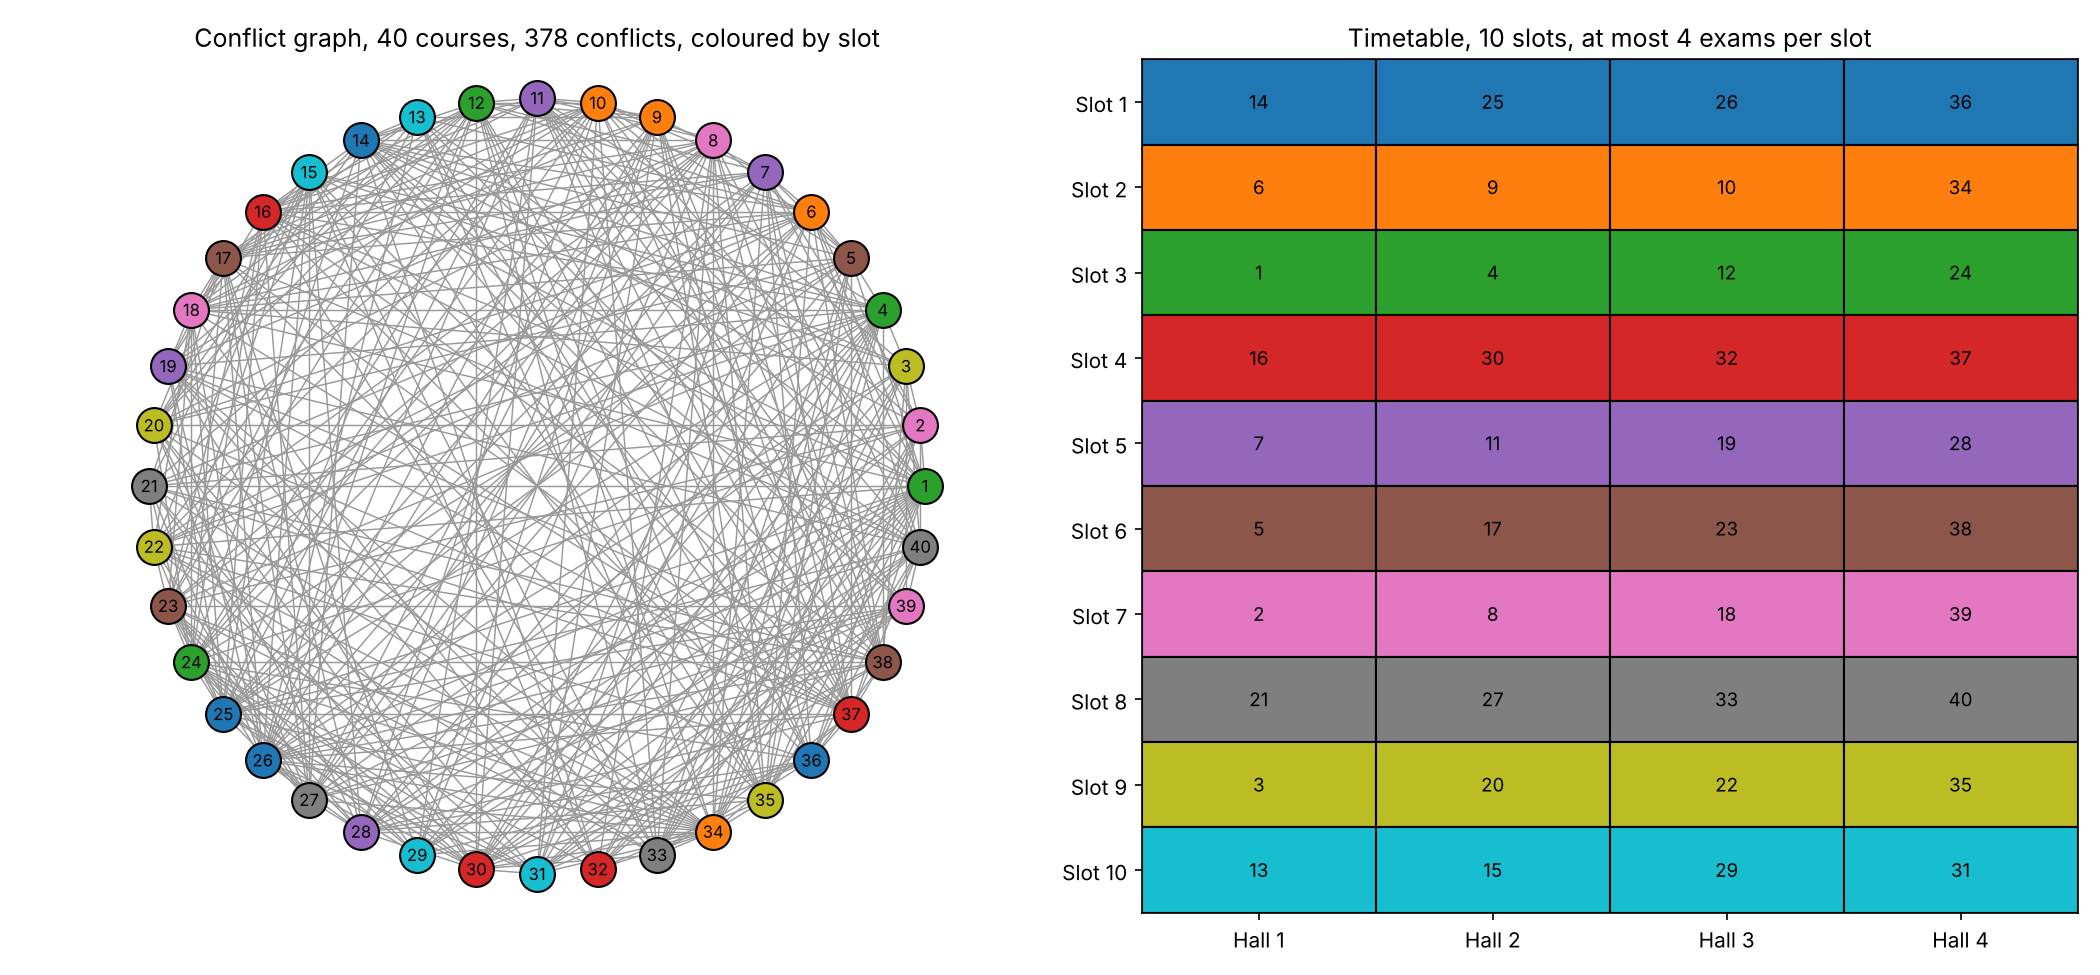

Generate this figure with Python:
import sys, csv, time, random, argparse


def adjacency(n, E):
    a = [set() for _ in range(n)]
    for u, v in E:
        a[u].add(v)
        a[v].add(u)
    return a


def valid(c, n, R, E):
    return len(c) == n and min(c) >= 0 and all(c[u] != c[v] for u, v in E) and max(c.count(s) for s in set(c)) <= R


def dsatur(n, R, a):
    c, size, sat = [-1] * n, [], [set() for _ in range(n)]
    for _ in range(n):
        u = max((v for v in range(n) if c[v] < 0), key=lambda v: (len(sat[v]), len(a[v]), -v))
        s = next((s for s in range(len(size)) if s not in sat[u] and size[s] < R), len(size))
        if s == len(size):
            size.append(0)
        c[u] = s
        size[s] += 1
        for v in a[u]:
            sat[v].add(s)
    return c


def lower_bound(n, R, a):
    best = 1
    for order in (sorted(range(n), key=lambda u: -len(a[u])), sorted(range(n), key=lambda u: len(a[u])), range(n), range(n - 1, -1, -1)):
        q = []
        for u in order:
            if all(v in a[u] for v in q):
                q.append(u)
        best = max(best, len(q))
    return max(best, -(-n // R))


def branch_and_bound(n, R, a, greedy, limit):
    end = time.perf_counter() + limit
    best, lb, st = greedy[:], lower_bound(n, R, a), {"nodes": 0, "out": False}

    def feasible(k):
        c, size, cnt, sat = [-1] * n, [0] * k, [[0] * k for _ in range(n)], [0] * n

        def go(done):
            st["nodes"] += 1
            if time.perf_counter() > end:
                st["out"] = True
                return False
            if done == n:
                return True
            u = max((v for v in range(n) if c[v] < 0), key=lambda v: (sat[v], len(a[v])))
            empty_tried = False
            for s in range(k):
                if cnt[u][s] or size[s] >= R or (size[s] == 0 and empty_tried):
                    continue
                empty_tried |= size[s] == 0
                c[u] = s
                size[s] += 1
                for v in a[u]:
                    sat[v] += cnt[v][s] == 0
                    cnt[v][s] += 1
                if go(done + 1):
                    return True
                for v in a[u]:
                    cnt[v][s] -= 1
                    sat[v] -= cnt[v][s] == 0
                c[u] = -1
                size[s] -= 1
                if st["out"]:
                    return False
            return False

        return c if go(0) else None

    k = max(best)
    while k >= lb:
        c = feasible(k)
        if c is None:
            break
        best, k = c, max(c)
    return best, not st["out"], st["nodes"], lb


def groups(c):
    g = {}
    for i, s in enumerate(c):
        g.setdefault(s, []).append(i + 1)
    return [g[s] for s in sorted(g)]


def write_csv(path, c, R):
    with open(path, "w", newline="") as f:
        w = csv.writer(f)
        w.writerow(["Slot"] + [f"Hall {i + 1}" for i in range(R)])
        for i, g in enumerate(groups(c)):
            w.writerow([i + 1] + g + [""] * (R - len(g)))


def solve(n, R, E, limit):
    a = adjacency(n, E)
    t = time.perf_counter()
    g = dsatur(n, R, a)
    tg = time.perf_counter() - t
    t = time.perf_counter()
    e, opt, nodes, lb = branch_and_bound(n, R, a, g, limit)
    te = time.perf_counter() - t
    assert valid(g, n, R, E) and valid(e, n, R, E)
    return g, tg, e, te, opt, nodes, lb


def random_graph(n, d, seed):
    r = random.Random(seed)
    return {(u, v) for u in range(n) for v in range(u + 1, n) if r.random() < d}


def colours(k):
    import matplotlib.pyplot as plt
    cm = plt.get_cmap("tab10" if k <= 10 else "tab20")
    return [cm(i % cm.N) for i in range(k)]


def draw(n, E, c, R):
    import math
    import matplotlib.pyplot as plt
    k = max(c) + 1
    col = colours(k)
    fig, (g1, g2) = plt.subplots(1, 2, figsize=(14, 6.5), gridspec_kw={"width_ratios": [1.1, 1]})
    pos = [(math.cos(2 * math.pi * i / n), math.sin(2 * math.pi * i / n)) for i in range(n)]
    for u, v in E:
        g1.plot([pos[u][0], pos[v][0]], [pos[u][1], pos[v][1]], color="#999999", lw=0.7, zorder=1)
    for i, (x, y) in enumerate(pos):
        g1.scatter(x, y, s=max(80, 600 - 8 * n), color=col[c[i]], edgecolors="black", zorder=2)
        if n <= 60:
            g1.text(x, y, str(i + 1), ha="center", va="center", fontsize=8 if n > 30 else 10, zorder=3)
    g1.set_title(f"Conflict graph, {n} courses, {len(E)} conflicts, coloured by slot")
    g1.set_aspect("equal")
    g1.axis("off")
    for r, row in enumerate(groups(c)):
        for h in range(R if R <= 30 else len(row)):
            g2.add_patch(plt.Rectangle((h, k - r - 1), 1, 1, facecolor=col[r] if h < len(row) else "white", edgecolor="black"))
            if h < len(row):
                g2.text(h + 0.5, k - r - 0.5, str(row[h]), ha="center", va="center", fontsize=9)
    width = R if R <= 30 else max(len(r) for r in groups(c))
    g2.set_xlim(0, width)
    g2.set_ylim(0, k)
    g2.set_xticks([h + 0.5 for h in range(width)], [f"Hall {h + 1}" for h in range(width)], rotation=90 if width > 10 else 0)
    g2.set_yticks([k - r - 0.5 for r in range(k)], [f"Slot {r + 1}" for r in range(k)])
    g2.set_title(f"Timetable, {k} slots, at most {R} exams per slot")
    fig.tight_layout()
    fig.savefig("timetable.png", dpi=150)
    plt.close(fig)


def benchmark(R, d, limit, plot):
    rows = []
    print("N\tDSatur slots\tDSatur time(s)\tB&B slots\tB&B time(s)\tB&B proven optimal")
    for n in range(10, 61, 5):
        E = random_graph(n, d, 1000 + n)
        g, tg, e, te, opt, nodes, lb = solve(n, R, E, limit)
        rows.append((n, max(g) + 1, tg, max(e) + 1, te, opt))
        print("%d\t%d\t%.6f\t%d\t%.6f\t%s" % rows[-1])
    with open("benchmark.csv", "w", newline="") as f:
        csv.writer(f).writerows([["N", "dsatur_slots", "dsatur_seconds", "bnb_slots", "bnb_seconds", "bnb_optimal"]] + rows)
    if plot:
        import matplotlib.pyplot as plt
        fig, (p1, p2) = plt.subplots(1, 2, figsize=(13, 5))
        ns = [r[0] for r in rows]
        p1.plot(ns, [r[1] for r in rows], "o-", color="#d9480f", label="DSatur (greedy)")
        p1.plot(ns, [r[3] for r in rows], "s--", color="#1c6dd0", label="Branch and bound (exact)")
        p1.set(xlabel="N", ylabel="Slots used", title=f"Slots used vs N (density {d}, R = {R})")
        p2.plot(ns, [r[2] for r in rows], "o-", color="#d9480f", label="DSatur (greedy)")
        p2.plot(ns, [r[4] for r in rows], "s--", color="#1c6dd0", label="Branch and bound (exact)")
        p2.set(xlabel="N", ylabel="Time (s, log scale)", yscale="log", title=f"Running time vs N (time limit {limit}s)")
        for p in (p1, p2):
            p.grid(alpha=0.3)
            p.legend()
        fig.tight_layout()
        fig.savefig("comparison.png", dpi=150)
        plt.close(fig)


def read_input():
    lines = [l.split() for l in sys.stdin.read().splitlines() if l.strip()]
    if not lines or len(lines[0]) not in (2, 3):
        sys.exit("First line must be 'N M R' or 'N R'")
    if len(lines[0]) == 3:
        n, m, R = map(int, lines[0])
        if n < 1 or m < 0 or R < 1 or len(lines) < m + 1:
            sys.exit("Need N >= 1, M >= 0, R >= 1 and M edge lines")
        E = set()
        for l in lines[1:m + 1]:
            u, v = int(l[0]), int(l[1])
            if not (1 <= u <= n and 1 <= v <= n) or u == v:
                sys.exit(f"Invalid conflict {u} {v}")
            E.add((min(u, v) - 1, max(u, v) - 1))
        return n, R, E, 0.3
    n, R = map(int, lines[0])
    d = float(lines[1][0]) if len(lines) > 1 else 0.3
    seed = int(lines[1][1]) if len(lines) > 1 and len(lines[1]) > 1 else 42
    if n < 1 or R < 1 or not 0 <= d <= 1:
        sys.exit("Need N >= 1, R >= 1 and density between 0 and 1")
    return n, R, random_graph(n, d, seed), d


def main():
    ap = argparse.ArgumentParser()
    ap.add_argument("--time", type=float, default=30)
    ap.add_argument("--bench", action="store_true")
    ap.add_argument("--no-plot", action="store_true")
    args = ap.parse_args()
    n, R, E, d = read_input()
    sys.setrecursionlimit(max(1000, 2 * n + 100))
    g, tg, e, te, opt, nodes, lb = solve(n, R, E, args.time)
    gk, ek = max(g) + 1, max(e) + 1
    print(f"N = {n}, conflicts = {len(E)}, R = {R}, lower bound = {lb}")
    print(f"DSatur: {gk} slots, proven optimal: {'yes' if gk == lb or (opt and gk == ek) else 'no'}, time {tg:.6f} s")
    print(f"Branch and bound: {ek} slots, proven optimal: {'yes' if opt else 'no, time limit reached'}, time {te:.6f} s, nodes {nodes}")
    for name, c in (("DSatur", g), ("Branch and bound", e)):
        print(f"\n{name} timetable:")
        for i, grp in enumerate(groups(c)):
            print(f"Slot {i + 1}: " + ", ".join(map(str, grp)))
    write_csv("dsatur_timetable.csv", g, R)
    write_csv("exact_timetable.csv", e, R)
    plot = not args.no_plot
    if plot:
        try:
            import matplotlib
            matplotlib.use("Agg")
            draw(n, E, e, R)
        except ImportError:
            plot = False
    if args.bench:
        print()
        benchmark(R, d, min(args.time, 10), plot)


if __name__ == "__main__":
    main()
